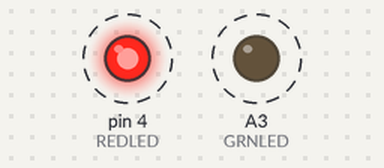
Simulated run of this sketch. Board: Arduino Uno, built with avr-gcc and run on an emulated ATmega328P. Shown: output pins drawn as LEDs (lit = HIGH). Dashed ring = blinking.

Above: at 0.05 s.
Timing chart, 0 to 3.0 s (numbered marks = the images above):
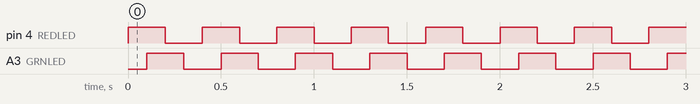

Measured:
- by itself, pin 4 (REDLED), A3 (GRNLED): alternates HIGH for 0.20 s and LOW for 0.20 s

The sketch:

Blink.ino
```cpp
/*
 *  Blink.ino
 *
 *  Simple blink test for RevC hardware
 */


#define REDLED 4  // on arduino digital pin 4
#define GRNLED A3

void setup() {
  pinMode(REDLED, OUTPUT);
  digitalWrite(REDLED, LOW);
  pinMode(GRNLED, OUTPUT);
  digitalWrite(GRNLED, LOW);


}

void loop() {
  digitalWrite(REDLED, !(digitalRead(REDLED)));
  delay(100);
  digitalWrite(GRNLED, !(digitalRead(GRNLED)));
  delay(100);


}
```
